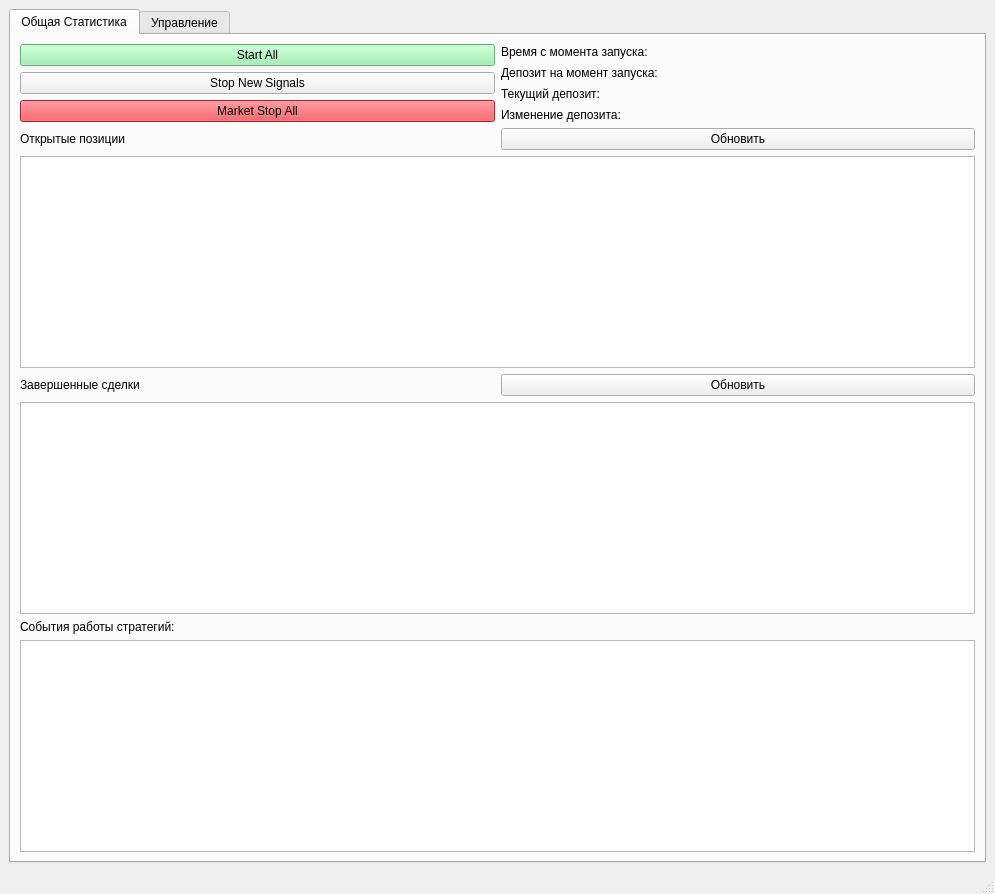
<?xml version="1.0" encoding="UTF-8"?>
<ui version="4.0">
 <class>MainWindow</class>
 <widget class="QMainWindow" name="MainWindow">
  <property name="geometry">
   <rect>
    <x>0</x>
    <y>0</y>
    <width>995</width>
    <height>894</height>
   </rect>
  </property>
  <property name="windowTitle">
   <string>MainWindow</string>
  </property>
  <widget class="QWidget" name="centralwidget">
   <layout class="QGridLayout" name="gridLayout_12">
    <item row="0" column="1">
     <widget class="QTabWidget" name="tabWidget">
      <property name="enabled">
       <bool>true</bool>
      </property>
      <property name="maximumSize">
       <size>
        <width>16777215</width>
        <height>16777215</height>
       </size>
      </property>
      <property name="currentIndex">
       <number>0</number>
      </property>
      <widget class="QWidget" name="tab_general">
       <attribute name="title">
        <string>Общая Статистика</string>
       </attribute>
       <layout class="QGridLayout" name="gridLayout_5" rowstretch="0,0,0,0,0,0,0,0,0,0">
        <item row="2" column="0">
         <widget class="QPushButton" name="rapid_stop_all_btn">
          <property name="styleSheet">
           <string notr="true">background: rgb(237, 51, 59);
font: 11pt &quot;Cantarell&quot;;
color:  rgb(0, 0, 0); </string>
          </property>
          <property name="text">
           <string>Market Stop All</string>
          </property>
         </widget>
        </item>
        <item row="1" column="0">
         <widget class="QPushButton" name="stop_all_btn">
          <property name="text">
           <string>Stop New Signals</string>
          </property>
         </widget>
        </item>
        <item row="3" column="1">
         <widget class="QPushButton" name="refresh_open_deals_btn">
          <property name="text">
           <string>Обновить</string>
          </property>
         </widget>
        </item>
        <item row="5" column="1">
         <widget class="QPushButton" name="refresh_finished_deals_btn">
          <property name="text">
           <string>Обновить</string>
          </property>
         </widget>
        </item>
        <item row="8" column="0">
         <widget class="QLabel" name="logger_lbl">
          <property name="text">
           <string>События работы стратегий:</string>
          </property>
         </widget>
        </item>
        <item row="3" column="0">
         <widget class="QLabel" name="label">
          <property name="text">
           <string>Открытые позиции</string>
          </property>
         </widget>
        </item>
        <item row="0" column="1" rowspan="3">
         <layout class="QGridLayout" name="gridLayout_4">
          <item row="1" column="1">
           <widget class="QLabel" name="depo_start_val">
            <property name="text">
             <string/>
            </property>
            <property name="alignment">
             <set>Qt::AlignRight|Qt::AlignTrailing|Qt::AlignVCenter</set>
            </property>
           </widget>
          </item>
          <item row="0" column="0">
           <widget class="QLabel" name="tss_lbl">
            <property name="text">
             <string>Время с момента запуска: </string>
            </property>
           </widget>
          </item>
          <item row="2" column="0">
           <widget class="QLabel" name="depo_current_lbl">
            <property name="text">
             <string>Текущий депозит:</string>
            </property>
           </widget>
          </item>
          <item row="2" column="1">
           <widget class="QLabel" name="depo_current_val">
            <property name="text">
             <string/>
            </property>
            <property name="alignment">
             <set>Qt::AlignRight|Qt::AlignTrailing|Qt::AlignVCenter</set>
            </property>
           </widget>
          </item>
          <item row="1" column="0">
           <widget class="QLabel" name="depo_start_lbl">
            <property name="text">
             <string>Депозит на момент запуска:  </string>
            </property>
           </widget>
          </item>
          <item row="0" column="1">
           <widget class="QLabel" name="tss_val">
            <property name="text">
             <string/>
            </property>
            <property name="alignment">
             <set>Qt::AlignRight|Qt::AlignTrailing|Qt::AlignVCenter</set>
            </property>
           </widget>
          </item>
          <item row="3" column="0">
           <widget class="QLabel" name="depo_delta_lbl">
            <property name="text">
             <string>Изменение депозита:</string>
            </property>
           </widget>
          </item>
          <item row="3" column="1">
           <widget class="QLabel" name="depo_delta_val">
            <property name="text">
             <string/>
            </property>
            <property name="alignment">
             <set>Qt::AlignRight|Qt::AlignTrailing|Qt::AlignVCenter</set>
            </property>
           </widget>
          </item>
         </layout>
        </item>
        <item row="5" column="0">
         <widget class="QLabel" name="finished_deals_lbl">
          <property name="text">
           <string>Завершенные сделки</string>
          </property>
         </widget>
        </item>
        <item row="6" column="0" colspan="2">
         <widget class="QTableView" name="finished_deals_table"/>
        </item>
        <item row="0" column="0">
         <widget class="QPushButton" name="start_all_btn">
          <property name="styleSheet">
           <string notr="true">background: rgb(143, 240, 164);
font: 11pt &quot;Cantarell&quot;;
color:  rgb(0, 0, 0);</string>
          </property>
          <property name="text">
           <string>Start All</string>
          </property>
         </widget>
        </item>
        <item row="9" column="0" colspan="2">
         <widget class="QTextBrowser" name="logger_field"/>
        </item>
        <item row="4" column="0" colspan="2">
         <widget class="QTableView" name="open_deals_table"/>
        </item>
       </layout>
      </widget>
      <widget class="QWidget" name="tab_settings">
       <attribute name="title">
        <string>Управление</string>
       </attribute>
       <layout class="QGridLayout" name="gridLayout_3">
        <item row="0" column="1">
         <widget class="QPushButton" name="load_cfg_btn">
          <property name="text">
           <string>Загрузить конфигурацию</string>
          </property>
         </widget>
        </item>
        <item row="9" column="1">
         <widget class="QPushButton" name="add_asset_cfg_btn">
          <property name="text">
           <string>Добавить</string>
          </property>
         </widget>
        </item>
        <item row="1" column="0">
         <widget class="QLabel" name="label_5">
          <property name="text">
           <string>Сконфигурированые Активы</string>
          </property>
         </widget>
        </item>
        <item row="10" column="1">
         <widget class="QPushButton" name="clean_input_btn">
          <property name="text">
           <string>Очистить ввод</string>
          </property>
         </widget>
        </item>
        <item row="6" column="1">
         <layout class="QGridLayout" name="gridLayout" columnstretch="3,2">
          <item row="4" column="1">
           <widget class="QComboBox" name="margin_type_input">
            <item>
             <property name="text">
              <string>Изолейт</string>
             </property>
            </item>
            <item>
             <property name="text">
              <string>Кросс</string>
             </property>
            </item>
           </widget>
          </item>
          <item row="5" column="0">
           <widget class="QLabel" name="direction_lbl">
            <property name="text">
             <string>Направление</string>
            </property>
           </widget>
          </item>
          <item row="0" column="1">
           <widget class="QLineEdit" name="symbol_input">
            <property name="alignment">
             <set>Qt::AlignLeading|Qt::AlignLeft|Qt::AlignVCenter</set>
            </property>
           </widget>
          </item>
          <item row="2" column="1">
           <widget class="QLineEdit" name="leverage_input">
            <property name="text">
             <string>1</string>
            </property>
           </widget>
          </item>
          <item row="8" column="1">
           <widget class="QLineEdit" name="max_mart_depth_input">
            <property name="text">
             <string>2</string>
            </property>
           </widget>
          </item>
          <item row="1" column="1">
           <widget class="QComboBox" name="tf_input">
            <item>
             <property name="text">
              <string>1m</string>
             </property>
            </item>
            <item>
             <property name="text">
              <string>3m</string>
             </property>
            </item>
            <item>
             <property name="text">
              <string>5m</string>
             </property>
            </item>
            <item>
             <property name="text">
              <string>15m</string>
             </property>
            </item>
            <item>
             <property name="text">
              <string>30m</string>
             </property>
            </item>
            <item>
             <property name="text">
              <string>1h</string>
             </property>
            </item>
            <item>
             <property name="text">
              <string>4h</string>
             </property>
            </item>
            <item>
             <property name="text">
              <string>6h</string>
             </property>
            </item>
            <item>
             <property name="text">
              <string>12h</string>
             </property>
            </item>
           </widget>
          </item>
          <item row="6" column="0">
           <widget class="QLabel" name="slow_ema_period_lbl">
            <property name="text">
             <string>Период Медленной
ЕМА (баров)</string>
            </property>
            <property name="alignment">
             <set>Qt::AlignCenter</set>
            </property>
           </widget>
          </item>
          <item row="11" column="0">
           <widget class="QLabel" name="min_delta_perc_lbl">
            <property name="text">
             <string>Мин. Дельта докупа, %</string>
            </property>
           </widget>
          </item>
          <item row="0" column="0">
           <widget class="QLabel" name="asset_lbl">
            <property name="text">
             <string>Актив</string>
            </property>
           </widget>
          </item>
          <item row="9" column="0">
           <widget class="QLabel" name="mart_coef_lbl">
            <property name="text">
             <string>Увеличение при Мартингейл, %</string>
            </property>
           </widget>
          </item>
          <item row="2" column="0">
           <widget class="QLabel" name="leverage_lbl">
            <property name="text">
             <string>Плечо</string>
            </property>
           </widget>
          </item>
          <item row="5" column="1">
           <widget class="QComboBox" name="allowed_direction_input">
            <item>
             <property name="text">
              <string>BOTH</string>
             </property>
            </item>
            <item>
             <property name="text">
              <string>Только LONG</string>
             </property>
            </item>
            <item>
             <property name="text">
              <string>Только SHORT</string>
             </property>
            </item>
           </widget>
          </item>
          <item row="1" column="0">
           <widget class="QLabel" name="tf_lbl">
            <property name="text">
             <string>Таймфрейм</string>
            </property>
           </widget>
          </item>
          <item row="8" column="0">
           <widget class="QLabel" name="max_mart_depth_lbl">
            <property name="text">
             <string>Кол-во
Дополнительных Ордеров</string>
            </property>
            <property name="alignment">
             <set>Qt::AlignCenter</set>
            </property>
           </widget>
          </item>
          <item row="11" column="1">
           <widget class="QLineEdit" name="min_delta_perc_input">
            <property name="text">
             <string>1</string>
            </property>
           </widget>
          </item>
          <item row="9" column="1">
           <widget class="QLineEdit" name="mart_coef_input">
            <property name="text">
             <string>25</string>
            </property>
           </widget>
          </item>
          <item row="7" column="1">
           <widget class="QLineEdit" name="fast_ema_period_input">
            <property name="text">
             <string>9</string>
            </property>
           </widget>
          </item>
          <item row="6" column="1">
           <widget class="QLineEdit" name="slow_ema_period_input">
            <property name="text">
             <string>23</string>
            </property>
           </widget>
          </item>
          <item row="4" column="0">
           <widget class="QLabel" name="margin_type_lbl">
            <property name="text">
             <string>Тип Маржи</string>
            </property>
           </widget>
          </item>
          <item row="7" column="0">
           <widget class="QLabel" name="fast_ema_period_lbl">
            <property name="text">
             <string>Период Быстрой
ЕМА (баров)</string>
            </property>
            <property name="alignment">
             <set>Qt::AlignCenter</set>
            </property>
           </widget>
          </item>
          <item row="10" column="0">
           <widget class="QLabel" name="pause_bars_num_lbl">
            <property name="text">
             <string>Пауза, кол-во Баров</string>
            </property>
           </widget>
          </item>
          <item row="3" column="1">
           <widget class="QLineEdit" name="deal_deposit_input">
            <property name="inputMask">
             <string/>
            </property>
           </widget>
          </item>
          <item row="3" column="0">
           <widget class="QLabel" name="deal_deposit_lbl">
            <property name="text">
             <string>Сумма 1 Входа
(без учёта плеча)</string>
            </property>
           </widget>
          </item>
          <item row="10" column="1">
           <widget class="QLineEdit" name="pause_bars_num_input">
            <property name="text">
             <string>5</string>
            </property>
           </widget>
          </item>
         </layout>
        </item>
        <item row="1" column="1">
         <widget class="QPushButton" name="save_cfg_btn">
          <property name="text">
           <string>Сохранить текущую конфигурацию</string>
          </property>
         </widget>
        </item>
        <item row="10" column="0">
         <layout class="QHBoxLayout" name="horizontalLayout_2">
          <item>
           <widget class="QLabel" name="total_symbols">
            <property name="text">
             <string>Всего пар:</string>
            </property>
           </widget>
          </item>
          <item>
           <widget class="QLabel" name="total_symbols_val">
            <property name="text">
             <string/>
            </property>
           </widget>
          </item>
         </layout>
        </item>
        <item row="7" column="1">
         <widget class="QLabel" name="header_2">
          <property name="text">
           <string>Пареметры выхода из сделки</string>
          </property>
          <property name="alignment">
           <set>Qt::AlignLeading|Qt::AlignLeft|Qt::AlignVCenter</set>
          </property>
         </widget>
        </item>
        <item row="4" column="0" rowspan="6">
         <widget class="QScrollArea" name="configuredSymbolsScrollArea">
          <property name="widgetResizable">
           <bool>true</bool>
          </property>
          <widget class="QWidget" name="configuredSymbolsScrollAreaWidget">
           <property name="geometry">
            <rect>
             <x>0</x>
             <y>0</y>
             <width>473</width>
             <height>648</height>
            </rect>
           </property>
           <layout class="QVBoxLayout" name="verticalLayout">
            <item>
             <layout class="QVBoxLayout" name="configuredSymbolsVLayout">
              <item>
               <spacer name="verticalSpacer">
                <property name="orientation">
                 <enum>Qt::Vertical</enum>
                </property>
                <property name="sizeHint" stdset="0">
                 <size>
                  <width>20</width>
                  <height>40</height>
                 </size>
                </property>
               </spacer>
              </item>
             </layout>
            </item>
           </layout>
          </widget>
         </widget>
        </item>
        <item row="4" column="1">
         <widget class="QLabel" name="header_3">
          <property name="text">
           <string>Пареметры входа в сделку:</string>
          </property>
         </widget>
        </item>
        <item row="8" column="1">
         <layout class="QGridLayout" name="gridLayout_2" columnstretch="1,2">
          <item row="2" column="0">
           <widget class="QLabel" name="tp1_lbl">
            <property name="text">
             <string>ТП</string>
            </property>
           </widget>
          </item>
          <item row="2" column="1">
           <widget class="QLineEdit" name="tp_input"/>
          </item>
          <item row="1" column="1">
           <widget class="QLineEdit" name="sl_input"/>
          </item>
          <item row="0" column="1">
           <widget class="QLabel" name="rp_lbl">
            <property name="text">
             <string>Значение (%)</string>
            </property>
            <property name="alignment">
             <set>Qt::AlignCenter</set>
            </property>
           </widget>
          </item>
          <item row="1" column="0">
           <widget class="QLabel" name="sl_lbl">
            <property name="text">
             <string>Стоп</string>
            </property>
           </widget>
          </item>
          <item row="3" column="0">
           <widget class="QLabel" name="ema_cross_close_lbl">
            <property name="text">
             <string>Выход EMA CROSS</string>
            </property>
           </widget>
          </item>
          <item row="3" column="1">
           <widget class="QLineEdit" name="ema_cross_tp_input">
            <property name="inputMask">
             <string/>
            </property>
            <property name="placeholderText">
             <string>Мин. % для отработки</string>
            </property>
           </widget>
          </item>
         </layout>
        </item>
        <item row="0" column="0">
         <layout class="QGridLayout" name="gridLayout_6">
          <property name="topMargin">
           <number>0</number>
          </property>
          <item row="0" column="2">
           <widget class="QPushButton" name="max_simultaneous_deals_btn">
            <property name="text">
             <string>Apply</string>
            </property>
           </widget>
          </item>
          <item row="0" column="0">
           <widget class="QLabel" name="max_simultaneous_deals_lbl">
            <property name="text">
             <string>Сделок одновременно (макс 10)</string>
            </property>
           </widget>
          </item>
          <item row="1" column="1">
           <widget class="QComboBox" name="account_mode_input">
            <item>
             <property name="text">
              <string>Односторонний</string>
             </property>
            </item>
            <item>
             <property name="text">
              <string>Хэдж</string>
             </property>
            </item>
           </widget>
          </item>
          <item row="0" column="1">
           <widget class="QLineEdit" name="max_simultaneous_deals_input">
            <property name="text">
             <string>5</string>
            </property>
           </widget>
          </item>
          <item row="1" column="0">
           <widget class="QLabel" name="account_mode_lbl">
            <property name="text">
             <string>Режим работы</string>
            </property>
           </widget>
          </item>
          <item row="1" column="2">
           <widget class="QPushButton" name="account_mode_btn">
            <property name="text">
             <string>Apply</string>
            </property>
           </widget>
          </item>
         </layout>
        </item>
       </layout>
      </widget>
     </widget>
    </item>
   </layout>
  </widget>
  <widget class="QMenuBar" name="menubar">
   <property name="geometry">
    <rect>
     <x>0</x>
     <y>0</y>
     <width>995</width>
     <height>23</height>
    </rect>
   </property>
  </widget>
  <widget class="QStatusBar" name="statusbar"/>
 </widget>
 <resources/>
 <connections/>
</ui>
